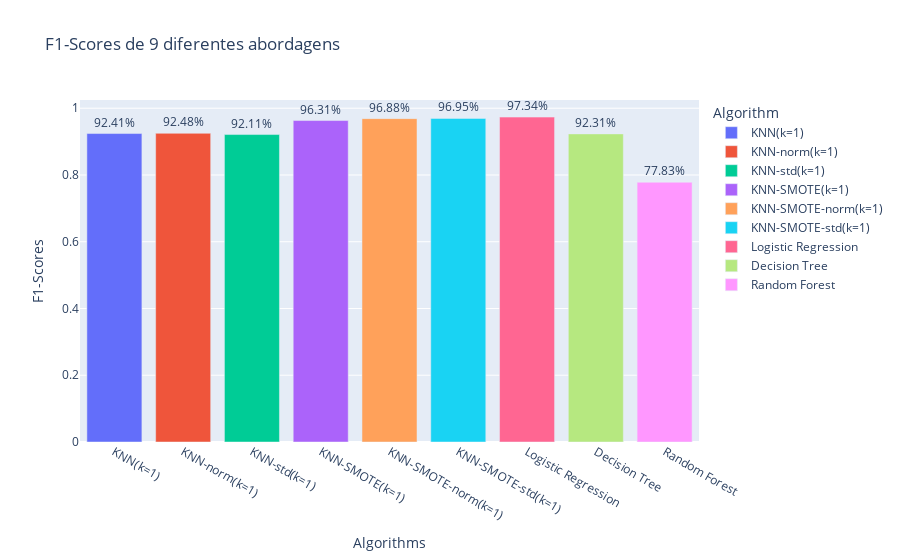

The cell this chart's notebook holds for it:
### Code cell
hist_graph_precision_others(f1_scores, "F1-Scores de 9 diferentes abordagens")

### Figure 1 — Plotly figure (JSON) as saved in the notebook; plotly's stock layout.template omitted (floating-point values rounded to 4 significant figures)
{"data": [{"alignmentgroup": "True", "hovertemplate": "Algorithm=KNN(k=1)<br>Algorithms=%{x}<br>F1-Scores=%{y}<br>text=%{text}<extra></extra>", "legendgroup": "KNN(k=1)", "marker": {"color": "#636efa"}, "name": "KNN(k=1)", "offsetgroup": "KNN(k=1)", "orientation": "v", "showlegend": true, "text": [0.9241], "textposition": "outside", "texttemplate": "%{text:.2%}", "type": "bar", "x": ["KNN(k=1)"], "xaxis": "x", "y": [0.9241], "yaxis": "y"}, {"alignmentgroup": "True", "hovertemplate": "Algorithm=KNN-norm(k=1)<br>Algorithms=%{x}<br>F1-Scores=%{y}<br>text=%{text}<extra></extra>", "legendgroup": "KNN-norm(k=1)", "marker": {"color": "#EF553B"}, "name": "KNN-norm(k=1)", "offsetgroup": "KNN-norm(k=1)", "orientation": "v", "showlegend": true, "text": [0.9248], "textposition": "outside", "texttemplate": "%{text:.2%}", "type": "bar", "x": ["KNN-norm(k=1)"], "xaxis": "x", "y": [0.9248], "yaxis": "y"}, {"alignmentgroup": "True", "hovertemplate": "Algorithm=KNN-std(k=1)<br>Algorithms=%{x}<br>F1-Scores=%{y}<br>text=%{text}<extra></extra>", "legendgroup": "KNN-std(k=1)", "marker": {"color": "#00cc96"}, "name": "KNN-std(k=1)", "offsetgroup": "KNN-std(k=1)", "orientation": "v", "showlegend": true, "text": [0.9211], "textposition": "outside", "texttemplate": "%{text:.2%}", "type": "bar", "x": ["KNN-std(k=1)"], "xaxis": "x", "y": [0.9211], "yaxis": "y"}, {"alignmentgroup": "True", "hovertemplate": "Algorithm=KNN-SMOTE(k=1)<br>Algorithms=%{x}<br>F1-Scores=%{y}<br>text=%{text}<extra></extra>", "legendgroup": "KNN-SMOTE(k=1)", "marker": {"color": "#ab63fa"}, "name": "KNN-SMOTE(k=1)", "offsetgroup": "KNN-SMOTE(k=1)", "orientation": "v", "showlegend": true, "text": [0.9631], "textposition": "outside", "texttemplate": "%{text:.2%}", "type": "bar", "x": ["KNN-SMOTE(k=1)"], "xaxis": "x", "y": [0.9631], "yaxis": "y"}, {"alignmentgroup": "True", "hovertemplate": "Algorithm=KNN-SMOTE-norm(k=1)<br>Algorithms=%{x}<br>F1-Scores=%{y}<br>text=%{text}<extra></extra>", "legendgroup": "KNN-SMOTE-norm(k=1)", "marker": {"color": "#FFA15A"}, "name": "KNN-SMOTE-norm(k=1)", "offsetgroup": "KNN-SMOTE-norm(k=1)", "orientation": "v", "showlegend": true, "text": [0.9688], "textposition": "outside", "texttemplate": "%{text:.2%}", "type": "bar", "x": ["KNN-SMOTE-norm(k=1)"], "xaxis": "x", "y": [0.9688], "yaxis": "y"}, {"alignmentgroup": "True", "hovertemplate": "Algorithm=KNN-SMOTE-std(k=1)<br>Algorithms=%{x}<br>F1-Scores=%{y}<br>text=%{text}<extra></extra>", "legendgroup": "KNN-SMOTE-std(k=1)", "marker": {"color": "#19d3f3"}, "name": "KNN-SMOTE-std(k=1)", "offsetgroup": "KNN-SMOTE-std(k=1)", "orientation": "v", "showlegend": true, "text": [0.9695], "textposition": "outside", "texttemplate": "%{text:.2%}", "type": "bar", "x": ["KNN-SMOTE-std(k=1)"], "xaxis": "x", "y": [0.9695], "yaxis": "y"}, {"alignmentgroup": "True", "hovertemplate": "Algorithm=Logistic Regression<br>Algorithms=%{x}<br>F1-Scores=%{y}<br>text=%{text}<extra></extra>", "legendgroup": "Logistic Regression", "marker": {"color": "#FF6692"}, "name": "Logistic Regression", "offsetgroup": "Logistic Regression", "orientation": "v", "showlegend": true, "text": [0.9734], "textposition": "outside", "texttemplate": "%{text:.2%}", "type": "bar", "x": ["Logistic Regression"], "xaxis": "x", "y": [0.9734], "yaxis": "y"}, {"alignmentgroup": "True", "hovertemplate": "Algorithm=Decision Tree<br>Algorithms=%{x}<br>F1-Scores=%{y}<br>text=%{text}<extra></extra>", "legendgroup": "Decision Tree", "marker": {"color": "#B6E880"}, "name": "Decision Tree", "offsetgroup": "Decision Tree", "orientation": "v", "showlegend": true, "text": [0.9231], "textposition": "outside", "texttemplate": "%{text:.2%}", "type": "bar", "x": ["Decision Tree"], "xaxis": "x", "y": [0.9231], "yaxis": "y"}, {"alignmentgroup": "True", "hovertemplate": "Algorithm=Random Forest<br>Algorithms=%{x}<br>F1-Scores=%{y}<br>text=%{text}<extra></extra>", "legendgroup": "Random Forest", "marker": {"color": "#FF97FF"}, "name": "Random Forest", "offsetgroup": "Random Forest", "orientation": "v", "showlegend": true, "text": [0.7783], "textposition": "outside", "texttemplate": "%{text:.2%}", "type": "bar", "x": ["Random Forest"], "xaxis": "x", "y": [0.7783], "yaxis": "y"}], "layout": {"barmode": "relative", "legend": {"title": {"text": "Algorithm"}, "tracegroupgap": 0}, "title": {"text": "F1-Scores de 9 diferentes abordagens"}, "xaxis": {"anchor": "y", "domain": [0, 1], "title": {"text": "Algorithms"}}, "yaxis": {"anchor": "x", "domain": [0, 1], "title": {"text": "F1-Scores"}}}}
